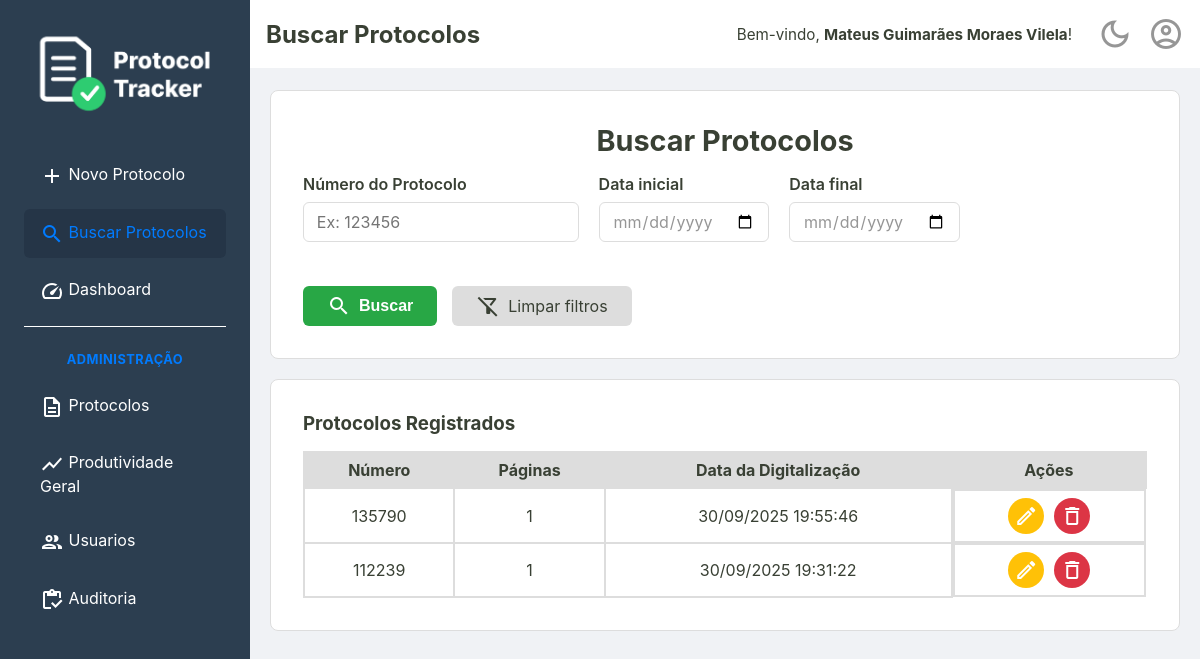
The app's page /busca (signed in), older data.
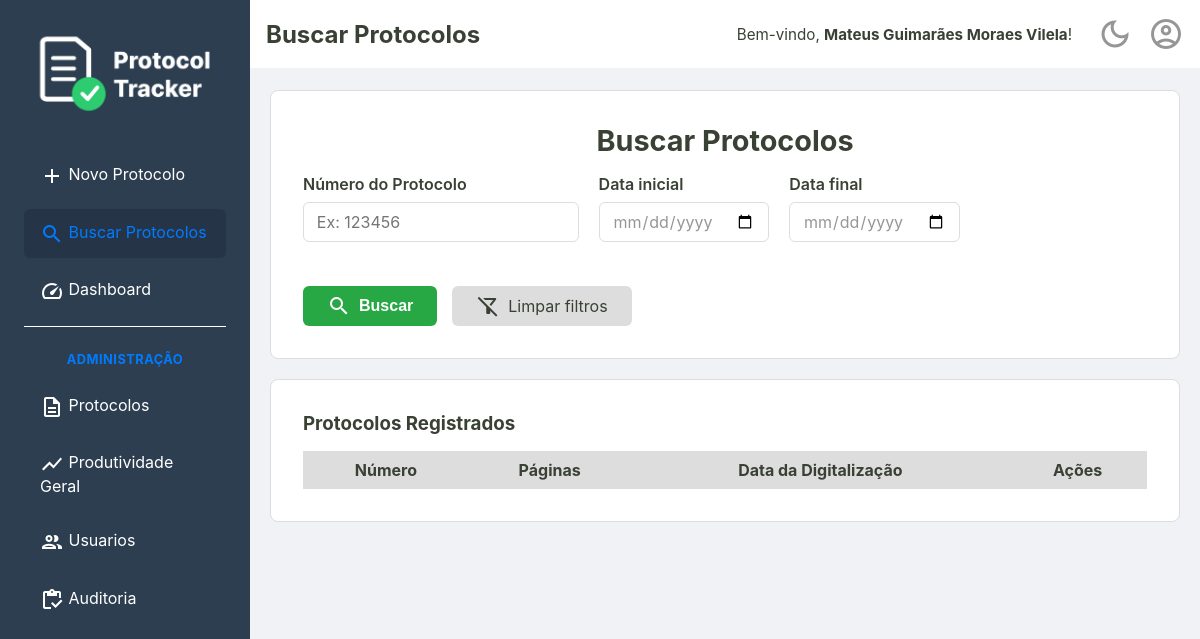
The same page, newer data.
### tables this page shows
CREATE TABLE protocolos (
    id TEXT PRIMARY KEY,
    id_usuario INTEGER NOT NULL,
    numero TEXT NOT NULL UNIQUE,
    quantidade_paginas INTEGER NOT NULL,
    observacoes TEXT,
    criado_em TEXT NOT NULL,
    alterado_em TEXT,
    deletado_em TEXT,
    FOREIGN KEY (id_usuario) REFERENCES usuarios (id)
  );

### src/Controller/WebController.php (called while the page is built, shortened)
<?php
class WebController
{
    private ?Usuario $usuarioLogado = null;
    private bool $isAdmin = false;
    public function __construct(
        private ProtocoloRepositoryInterface $repositorio,
        private DashboardService $dashboardService,
        private ProtocoloService $protocoloService,
        private UsuarioRepository $usuarioRepository
    ) {
        $id_usuario = $_SESSION['usuario_logado_id'] ?? null;
        if ($id_usuario) {
            $this->usuarioLogado = $this->usuarioRepository->buscaPorId($id_usuario);
        }
        if ($this->usuarioLogado && $this->usuarioLogado->permissao() === 'administrador') {
            $this->isAdmin = true;
        }
    }
    public function buscaProtocolo()
    {
        try {
            $numero = $_GET['numero'] ?? null;
            $dataInicio = !empty($_GET['data_inicio']) ? new DateTimeImmutable($_GET['data_inicio'] . ' 00:00:00') : null;
            $dataFim = !empty($_GET['data_fim']) ? new DateTimeImmutable($_GET['data_fim'] . ' 23:59:59') : null;
            $id_usuario = $this->usuarioLogado?->id();
            if ($this->isAdmin) {
                $id_usuario = null;
            }
            $listaDeProtocolos = $this->repositorio->search($id_usuario, $numero, $dataInicio, $dataFim);
            require __DIR__ . '/../../templates/busca.php';
        } catch (Exception $e) {
            $erro = $e->getMessage();
            $tituloDaPagina = "Buscar Protocolos";
            $usuarioLogado = $this->usuarioLogado;
            $isAdmin = $this->isAdmin;
            require __DIR__ . '/../../templates/busca.php';
        }
    }
}

### src/Repository/ProtocoloRepositorySql.php (called while the page is built, shortened)
<?php
final class ProtocoloRepositorySql implements ProtocoloRepositoryInterface
{
    private PDO $connection;
    public function __construct(PDO $connection)
    {
        $this->connection = $connection;
    }
    public function search(?int $id_usuario = null, ?string $numero = null, ?DateTimeImmutable $dataInicio = null, ?DateTimeImmutable $dataFim = null): array
    {
        $sqlConditions = [];
        $parametros = [];
        $sqlConditions[] = 'deletado_em IS NULL';
        $sqlQuery = 'SELECT * FROM protocolos WHERE ' . implode(' AND ', $sqlConditions) . ' ORDER BY criado_em DESC;';
        $stmt = $this->connection->prepare($sqlQuery);
        $stmt->execute($parametros);
        return $this->hidrataListaDeProtocolos($stmt);
    }
    private function hidrataListaDeProtocolos(PDOStatement $stmt): array
    {
        $listaDeProtocolos = [];
        while($protocoloDados = $stmt->fetch()){
            $listaDeProtocolos[] = Protocolo::fromArray($protocoloDados);
        }
        return $listaDeProtocolos;
    }
}

### src/Model/Protocolo.php (called while the page is built, shortened)
<?php
class Protocolo {
    public function id(): string {
        return $this->id;
    }
    public function numero(): string {
        return $this->numero;
    }
    public function paginas(): int {
        return $this->quantidade_paginas;
    }
    public function data(): DateTimeImmutable {
        return $this->criado_em;
    }
    public static function fromArray(array $dados): self
    {
        try {
            $criado_em = new DateTimeImmutable($dados['criado_em']);
            $alterado_em = isset($dados['alterado_em']) ? new DateTimeImmutable($dados['alterado_em']) : null;
            $deletado_em = isset($dados['deletado_em']) ? new DateTimeImmutable($dados['deletado_em']) : null;
        } catch (Exception $e) {
            throw new Exception("Falha ao criar data");
        }
        return new self(
            $dados['id'],
            $dados['id_usuario'],
            $dados['numero'],
            $dados['quantidade_paginas'],
            $criado_em,
            $dados['observacoes'] ?? null,
            $alterado_em,
            $deletado_em
        );
    }
}

### templates/_partials/_listaProtocolos.php (the view, shortened to what the changed rows need)
<section class="listagem-container">
    <table id="tabela-protocolos" class="protocolos-table">
        <thead>
            <tr>
                <th>Número</th>
                <th>Páginas</th>
                <th>Data da Digitalização</th>
                <th class="acoes-header">Ações</th>
            </tr>
        </thead>
        <tbody>
            <?php foreach ($listaDeProtocolos as $protocolo): ?>
                <tr>
                    <td><?= htmlspecialchars($protocolo->numero()) ?></td>
                    <td><?= htmlspecialchars($protocolo->paginas()) ?></td>
                    <td><?= $protocolo->data()->format('d/m/Y H:i:s') ?></td>
                    <td class="acoes-cell">
                        <a href="/editar?id=<?= htmlspecialchars($protocolo->id()) ?>" class="btn-acao btn-editar" title="Editar">
                            <span class="material-icons-outlined">edit</span>
                        </a>
                        <form action="/excluir" method="post" onsubmit="return confirm('Tem certeza que deseja excluir este protocolo?');">
                            <button type="submit" class="btn-acao btn-excluir" title="Excluir">
                                <span class="material-icons-outlined">delete</span>
                            </button>
                        </form>
                    </td>
                </tr>
            <?php endforeach; ?>
        </tbody>
    </table>
</section>

Row changes from the older to the newer data that the page shows:
removed protocolos: numero "135790", quantidade_paginas "1", format "30/09/2025 19:55:46"
removed protocolos: numero "112239", quantidade_paginas "1", format "30/09/2025 19:31:22"
